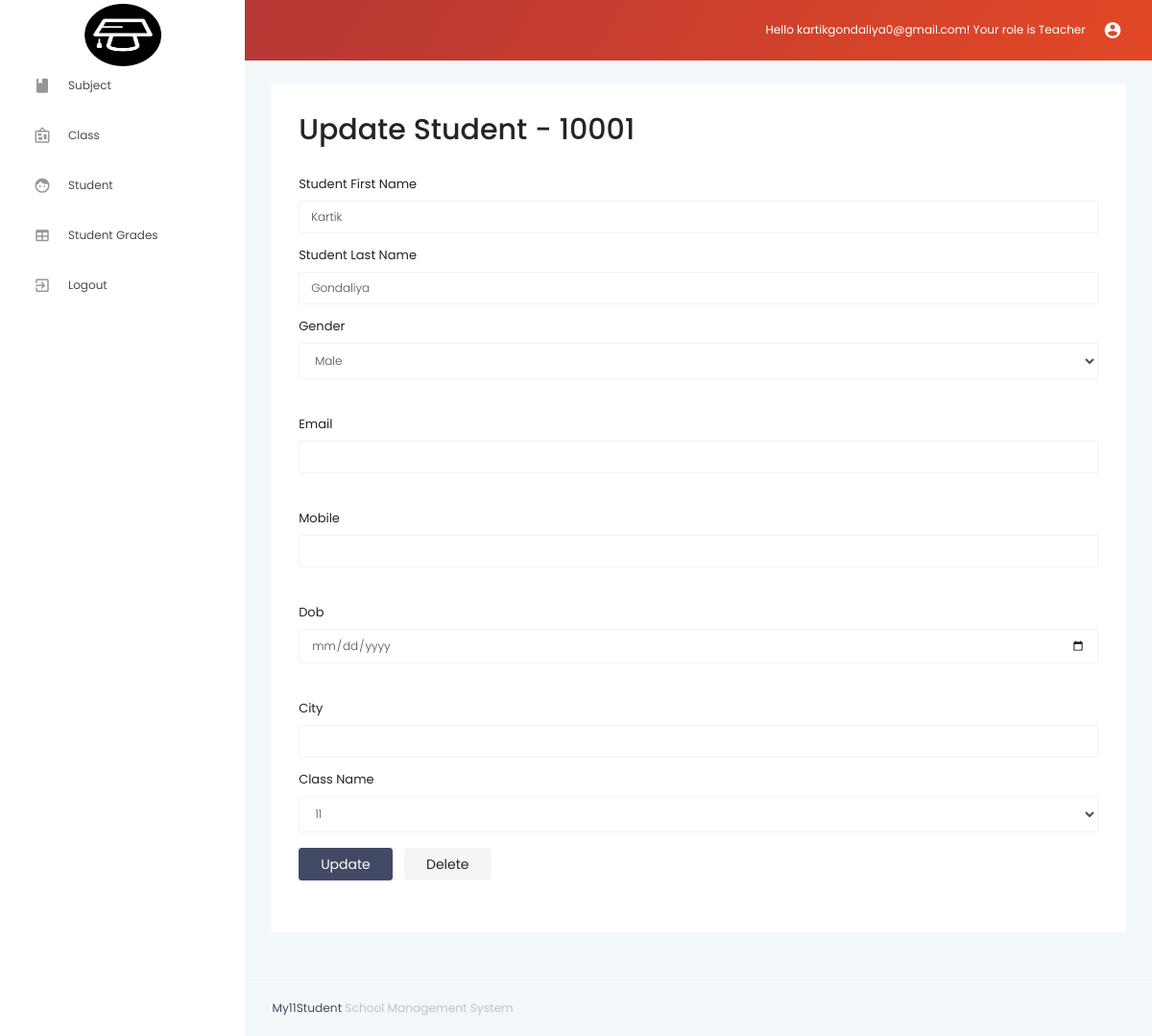
/pages_teacher/StudentUpdate.php?id=10001 (signed in), run on the app's committed database.
### tables this page shows
CREATE TABLE `student` (
  `studentID` int(11) NOT NULL,
  `firstName` varchar(50) NOT NULL,
  `lastName` varchar(50) NOT NULL,
  `gender` varchar(10) NOT NULL,
  `Email` varchar(30) NOT NULL,
  `Mobile` int(10) NOT NULL,
  `Dob` date NOT NULL,
  `City` varchar(15) NOT NULL,
  `classID` varchar(30) DEFAULT NULL
);

### pages_teacher/StudentUpdate.php (the view, shortened to what this page needs)
<!DOCTYPE html>
<?php
require_once '../db_connect.php';
$id = $_GET["id"];
?>
<html lang="en">
    <head>
        <link rel="stylesheet" href="../vendors/iconfonts/mdi/css/materialdesignicons.min.css">
        <link rel="stylesheet" href="../vendors/css/vendor.bundle.base.css">
        <link rel="stylesheet" href="../vendors/css/vendor.bundle.addons.css">
        <link rel="stylesheet" href="https://use.fontawesome.com/releases/v5.4.1/css/all.css">
        <link rel="stylesheet" href="../css/style.css">
    </head>
    <body>
        <div class="container-scroller">
            <?php
            include("nav.php");
            ?>
            <div class="main-panel">
                <div class="content-wrapper">
                    <div class="row">
                        <div class="col-md-12 d-flex align-items-stretch grid-margin">
                            <div class="row flex-grow">
                                <div class="col-12">
                                    <div class="card">
                                        <div class="card-body">
                                            <div class="page-header clearfix">
                                                <h2 style="float:left">Update Student - <?php echo $id; ?></h2>
                                            </div>
                                            <form class="forms-sample" method="post">
                                                <?php
                                                $namesql = 'SELECT * FROM student WHERE studentID="'.$id. '"';
                                                $result = $conn->query($namesql);
                                                while($row = $result->fetch_assoc()) {
                                                    $firstName = $row['firstName'];
                                                    $lastName = $row['lastName'];
                                                    $gender = $row['gender'];
                                                    $classID = $row['classID'];
                                                }
                                                ?>
                                                <div class="form-group">
                                                    <br/>
                                                    <label for="studentFirstName">Student First Name</label>
                                                    <input type="text" class="form-control" placeholder="" name="studentFirstName" id="studentFirstName" value="<?php echo $firstName; ?>" required>
                                                </div>
                                                <div class="form-group">
                                                    <label for="studentLastName">Student Last Name</label>
                                                    <input type="text" class="form-control" placeholder="" name="studentLastName" id="studentLastName" value="<?php echo $lastName; ?>" required>
                                                </div>
                                                <div class="form-group">
                                                    <label>Gender</label>
                                                    <select class="form-control" name="studentGender">
                                                        <?php
                                                        $arr = array('Male','Female');
                                                        foreach($arr as $value){
                                                            if($gender == $value)
                                                                echo '<option value="'.$value.'" selected>'.$value.'</option>';
                                                            else
                                                                echo '<option value="'.$value.'">'.$value.'</option>';
                                                        }
                                                        ?>
                                                    </select>
                                                </div>
                                                <div class="form-group">
                                                    <br/>
                                                    <label for="Email">Email</label>
                                                    <input type="text" class="form-control" placeholder="" name="Email"  required>
                                                </div>
                                                <div class="form-group">
                                                    <br/>
                                                    <label for="Mobile">Mobile</label>
                                                    <input type="int" class="form-control" placeholder="" name="Mobile"  required>
                                                </div>
                                                <div class="form-group">
                                                    <br/>
                                                    <label for="Dob">Dob</label>
                                                    <input type="Date" class="form-control" placeholder="" name="Dob"  required>
                                                </div>
                                                <div class="form-group">
                                                    <br/>
                                                    <label for="City">City</label>
                                                    <input type="text" class="form-control" placeholder="" name="City"  required>
                                                </div>
                                                <div class="form-group">
                                                    <label>Class Name</label>
                                                    <select class="form-control" name="className">
                                                        <?php
                                                        $classSql = 'SELECT classID, className FROM class';
                                                        $result = $conn->query($classSql);
                                                        while($row = $result->fetch_assoc()) {
                                                            $className = $row['className'];
                                                            if($classID == $row['classID']){
                                                                echo '<option value="'.$className.'" selected>'.$className.'</option>';
                                                            }
                                                            else
                                                                echo '<option value="'.$className.'">'.$className.'</option>';
                                                        }
                                                        ?>
                                                    </select>
                                                </div>
                                                <button type="submit" class="btn btn-dark mr-2" name="update">Update</button>
                                                <button class="btn btn-light" name="Delete">Delete</button>
                                                <?php
                                                echo '<br/><br/>';
                                                ?>
                                            </form>
                                        </div>
                                    </div>
                                </div>
                            </div>
                        </div>
                    </div>
                </div>
                <?php
                include("../footer.php");
                ?>
            </div>
        </div>
    </body>
</html>

### data on the page
student: studentFirstName "Kartik", studentLastName "Gondaliya", studentGender "Male"

### other printed values
$_SESSION["username"] "kartikgondaliya0@gmail.com"
$_SESSION["role"] "Teacher"
$id "10001"
form field className "11"
